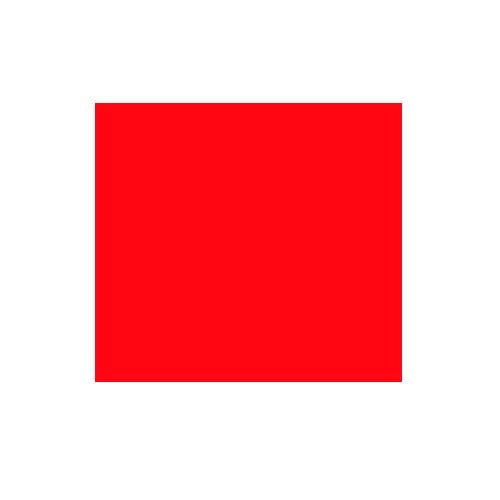
#> input picture ROS2/src/Examples/images/red.jpg, 500 x 500 px
$ python red_detection.py
#> lines starting #> are read from the running program, lines starting #| are printed output that depends on the picture; after the words box and inside, x2 and y2 are one past the last pixel; in counts of white or black regions, pixels touching at a corner belong together
import cv2
import numpy as np
import imutils
import time

while True:
   img = cv2.imread("images/red.jpg") # Defining our image
#> img is the input picture: shape (500, 500, 3); mean B, G, R 173.7, 169.7, 254.6
   hsv = cv2.cvtColor(img, cv2.COLOR_BGR2HSV) #Convert the image in the BGR color space to the HSV color space.
#> hsv: shape (500, 500, 3); mean H, S, V 63.4, 85.4, 254.6
   low_red = np.array([160, 155, 84]) # Define the upper bound of the red color in hsv format
   high_red = np.array([180, 255, 255]) # Define the lower bound of the red color in hsv format
   red_mask = cv2.inRange(hsv, low_red, high_red) # Returns a mask, specifies which pixels fall into the upper and lower bound range.
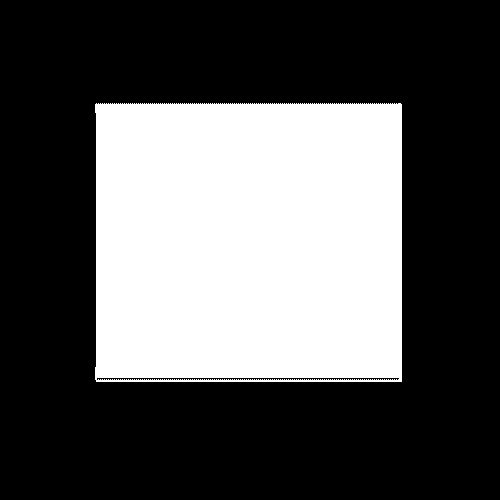
#> red_mask: shape (500, 500); 33.9% white; 1 white region, box (x1, y1, x2, y2) and area: (95, 103, 402, 382) 84791
   red_img = cv2.bitwise_and(img, img, mask = red_mask) # Applying the mask to the image
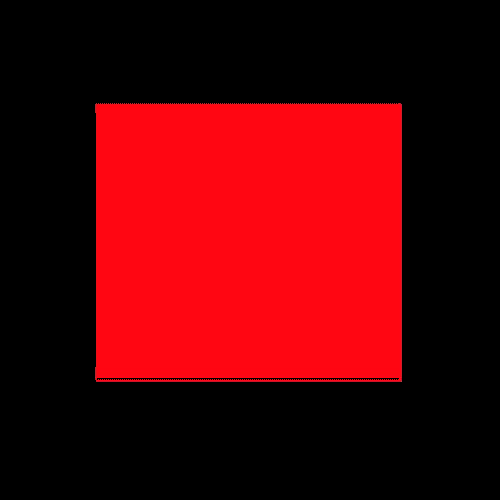
#> red_img: shape (500, 500, 3); mean B, G, R 6.2, 2.1, 86.3
   cv2.imshow("Original Image", img) # Name of the window and the image to be shown
   cv2.imshow("Red Detection", red_img) # Display another window for the mask
   key = cv2.waitKey(1) #Set the delay to 1 ms
#> (key Esc is pressed here)
   if key == 27: # Press esc key to exit
     break
   cnts_red = cv2.findContours(red_mask, cv2.RETR_TREE, cv2.CHAIN_APPROX_SIMPLE) # Finding the Contours for the red mask
   cnts_red = imutils.grab_contours(cnts_red)
   for r in cnts_red:
      if cv2.contourArea(r) > 1000: # If detected execute the following
         print('Red was detected')
         time.sleep(1.5) # Suspends execution for 1.5 seconds
